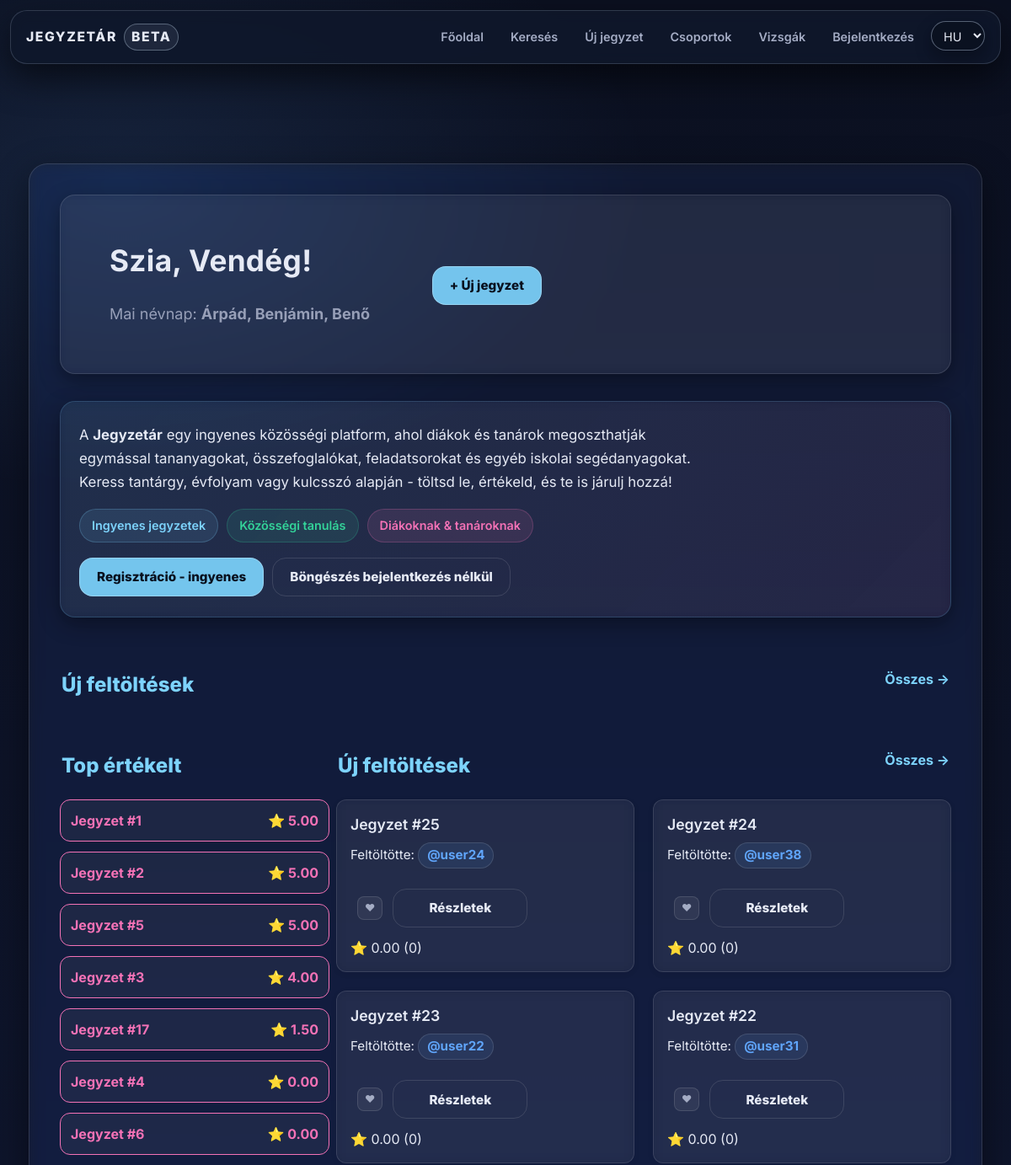
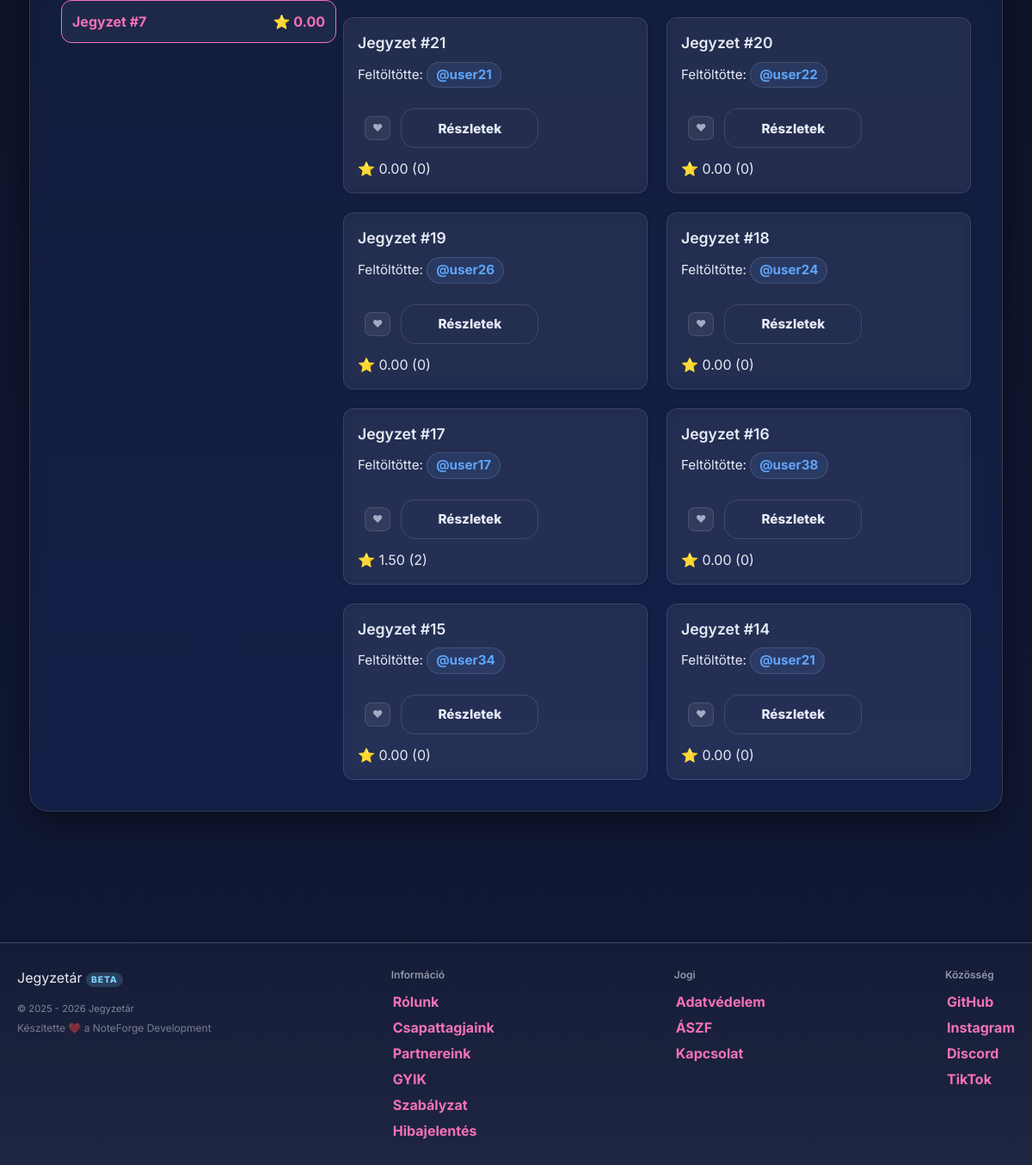
The page / on the database its author committed (2 pictures, top to bottom).
### tables this page shows
CREATE TABLE `namedays` (
  `id` int(11) NOT NULL,
  `datum` varchar(5) DEFAULT NULL,
  `nevek` varchar(255) DEFAULT NULL
);

CREATE TABLE `files` (
  `id` int(11) NOT NULL,
  `uploaded_by` int(11) DEFAULT NULL,
  `name` varchar(255) NOT NULL,
  `file_name` varchar(255) DEFAULT NULL,
  `description` text DEFAULT NULL,
  `file_path` varchar(1024) DEFAULT NULL,
  `tags` varchar(255) NOT NULL,
  `tn_name` varchar(255) DEFAULT NULL,
  `file_size` bigint(20) UNSIGNED DEFAULT NULL,
  `download_count` int(11) NOT NULL DEFAULT 0,
  `content_text` longtext DEFAULT NULL,
  `edu_stage` enum('hs','uni') DEFAULT NULL,
  `edu_level` tinyint(4) DEFAULT NULL,
  `external_url` varchar(255) NOT NULL,
  `content_type` enum('file','note') NOT NULL DEFAULT 'file',
  `note_markdown` mediumtext DEFAULT NULL,
  `note_excerpt` varchar(255) DEFAULT NULL
);

CREATE TABLE `users` (
  `id` int(11) NOT NULL,
  `lastname` varchar(100) DEFAULT NULL,
  `firstname` varchar(100) DEFAULT NULL,
  `username` varchar(50) NOT NULL,
  `birthdate` date DEFAULT NULL,
  `gender` varchar(10) DEFAULT NULL,
  `email` varchar(50) NOT NULL,
  `profile_picture` varchar(255) DEFAULT NULL,
  `password` varchar(255) NOT NULL,
  `security_question` varchar(255) NOT NULL,
  `security_answer` varchar(255) NOT NULL,
  `admin` tinyint(1) NOT NULL,
  `teacher` tinyint(1) DEFAULT NULL,
  `registration_date` datetime DEFAULT NULL,
  `language` varchar(5) NOT NULL DEFAULT 'hu',
  `oauth_provider` varchar(20) DEFAULT NULL,
  `oauth_sub` varchar(191) DEFAULT NULL,
  `email_verified` tinyint(1) NOT NULL DEFAULT 0,
  `bio` text DEFAULT NULL,
  `profile_theme` varchar(32) NOT NULL DEFAULT 'default',
  `twofa_enabled` tinyint(1) NOT NULL DEFAULT 0,
  `used_reg_code` varchar(64) DEFAULT NULL,
  `used_reg_code_at` datetime DEFAULT NULL,
  `show_fullname` tinyint(1) NOT NULL DEFAULT 1,
  `show_email` tinyint(1) NOT NULL DEFAULT 0,
  `show_birthdate` tinyint(1) NOT NULL DEFAULT 0
);

### assets/php/lang.php (called while the page is built, shortened)
<?php
    $supported_langs = ['hu', 'en', 'de'];
    if (isset($_GET['lang']) && in_array($_GET['lang'], $supported_langs, true)) {
        $lang = $_GET['lang'];
        $_SESSION['lang'] = $lang;
        if (!headers_sent()) {
            setcookie('lang', $lang, time() + 60*60*24*30, '/');
        }
    } else {
        if (isset($_SESSION['lang']) && in_array($_SESSION['lang'], $supported_langs, true)) {
            $lang = $_SESSION['lang'];
        } elseif (isset($_COOKIE['lang']) && in_array($_COOKIE['lang'], $supported_langs, true)) {
            $lang = $_COOKIE['lang'];
        } else {
            $lang = 'hu';
        }
    }
    $translations = [];
    if ($stmt = $conn->prepare("SELECT t_key, text FROM translations WHERE lang_code = ?")) {
        $stmt->bind_param('s', $lang);
        $stmt->execute();
        $result = $stmt->get_result();
        while ($row = $result->fetch_assoc()) {
            $translations[$row['t_key']] = $row['text'];
        }
    }
    if (!function_exists('t')) {
        function t(string $key): string
        {
            global $translations;
            return $translations[$key] ?? $key;
        }
    }

### assets/php/functions.php (called while the page is built, shortened)
<?php
    if (!function_exists('db_stmt')) {
        function db_stmt(mysqli $conn, string $sql, string $types = '', array $params = []): mysqli_stmt {
            $stmt = $conn->prepare($sql);
            if ($types !== '' && $params) {
                if (!$stmt->bind_param($types, ...$params)) {
                    db_log_error($conn, 'Paraméterek bind-elése sikertelen', $sql, $params);
                    throw new RuntimeException('Paraméterek bind-elése sikertelen: ' . $stmt->error);
                }
            }
            if (!$stmt->execute()) {
                db_log_error($conn, 'Végrehajtási hiba (execute)', $sql, $params);
                throw new RuntimeException('Végrehajtási hiba (execute): ' . $stmt->error);
            }
            return $stmt;
        }
    }
    if (!function_exists('db_query')) {
        function db_query(mysqli $conn, string $sql, string $types = '', array $params = []): mysqli_result
        {
            $stmt = db_stmt($conn, $sql, $types, $params);
            $result = $stmt->get_result();
            return $result;
        }
    }

### index.php (the view, shortened to what this page needs)
<?php
    require_once "assets/php/db.php";
    require_once "assets/php/lang.php";
    require_once "assets/php/functions.php";
    $user = null;
    $displayName   = $user['username'] ?? t('guest');
    $today = date("m-d");
    $nd = db_query($conn, "SELECT nevek FROM namedays WHERE datum = ? LIMIT 1", "s", [$today]);
    $nameday = ($nd && $nd->num_rows > 0) ? $nd->fetch_assoc()['nevek'] : t('nameday_none_today');
    $popular_sql = "SELECT f.*, IFNULL(AVG(r.rating),0) AS avg_rating, COUNT(r.id) AS rating_count FROM files f LEFT JOIN ratings r ON f.id = r.file_id GROUP BY f.id ORDER BY avg_rating DESC, rating_count DESC LIMIT 8";
    $popular_result = $conn->query($popular_sql);
    $latest_result = $conn->query("SELECT * FROM files ORDER BY id DESC LIMIT 12");
?>
<!DOCTYPE html>
<html lang="<?= htmlspecialchars($lang ?? 'hu') ?>">
<head>
    <link rel="stylesheet" href="assets/css/styles.css">
    <script src="https://cdn.jsdelivr.net/npm/@tailwindcss/browser@4"></script>
</head>
<body>
    <?php
        include 'assets/php/navbar.php';
    ?>
    <div class="content-wrapper w-full">
        <?php include "assets/php/ads.php"; ?>
        <div class="main w-full max-w-6xl mx-auto px-4 md:px-6 lg:px-8">
            <section class="hero card mb-6 md:mb-8">
                <div class="hero-body p-4 md:p-6 lg:p-10">
                    <div class="hero-text">
                        <h1 class="hero-title text-2xl md:text-3xl lg:text-4xl font-bold mb-2">
                            <?= t('hero_greeting') . " " . htmlspecialchars($displayName) ?>!
                        </h1>
                        <p class="hero-sub text-base md:text-lg opacity-90"><?= t('hero_nameday') ?>: <strong><?= htmlspecialchars($nameday) ?></strong></p>
                    </div>
                    <div class="hero-actions mt-4 md:mt-6 lg:mt-0">
                        <div class="hero-actions">
                            <a class="btn-cta text-base md:text-lg px-6 md:px-8 py-2 md:py-3" href="<?= $isLoggedIn ? 'upload.php' : 'reglog.php' ?>">
                                + <?= t('nav_upload') ?>
                            </a>
                        </div>
                    </div>
                </div>
            </section>
            <section class="card mb-6" style="background: linear-gradient(135deg, rgba(125,211,252,.08), rgba(244,114,182,.06)); border-color: rgba(125,211,252,.18);">
                <div style="padding: 8px 4px;">
                    <p style="margin: 0 0 18px; font-size: 1.05rem; color: var(--text); line-height: 1.65; max-width: 72ch;">
                        A <strong>Jegyzetár</strong> egy ingyenes közösségi platform, ahol diákok és tanárok megoszthatják egymással
                        tananyagokat, összefoglalókat, feladatsorokat és egyéb iskolai segédanyagokat.
                        Keress tantárgy, évfolyam vagy kulcsszó alapján - töltsd le, értékeld, és te is járulj hozzá!
                    </p>
                    <div style="display: flex; flex-wrap: wrap; gap: 10px;">
                        <div style="display: flex; align-items: center; gap: 8px; padding: 8px 14px; border-radius: 999px; background: rgba(125,211,252,.10); border: 1px solid rgba(125,211,252,.22); font-size: .9rem; font-weight: 600; color: var(--primary);">
                            Ingyenes jegyzetek
                        </div>
                        <div style="display: flex; align-items: center; gap: 8px; padding: 8px 14px; border-radius: 999px; background: rgba(52,211,153,.10); border: 1px solid rgba(52,211,153,.22); font-size: .9rem; font-weight: 600; color: var(--ok);">
                            Közösségi tanulás
                        </div>
                        <div style="display: flex; align-items: center; gap: 8px; padding: 8px 14px; border-radius: 999px; background: rgba(244,114,182,.10); border: 1px solid rgba(244,114,182,.22); font-size: .9rem; font-weight: 600; color: var(--accent);">
                            Diákoknak & tanároknak
                        </div>
                    </div>
                    <div style="margin-top: 18px; display: flex; gap: 10px; flex-wrap: wrap;">
                        <a href="reglog.php" class="btn-cta">Regisztráció - ingyenes</a>
                        <a href="search.php" class="btn-ghost">Böngészés bejelentkezés nélkül</a>
                    </div>
                </div>
            </section>
            <section class="content-main flex-1 min-w-0">
                <div class="section-titlebar flex justify-between items-center mb-4">
                    <h3 class="text-xl md:text-2xl"><?= t('home_new_uploads') ?></h3>
                    <a class="link-more" href="search.php?sort=new"><?= t('home_all_arrow') ?></a>
                </div>
            <?php if ($latest_result && $latest_result->num_rows > 0): ?>
                <div class="home-grid">
                    <section class="content-main flex-1 min-w-0">
                        <div class="section-titlebar flex justify-between items-center mb-4">
                            <h3 class="text-xl md:text-2xl"><?= t('home_new_uploads') ?></h3>
                            <a class="link-more" href="search.php?sort=new"><?= t('home_all_arrow') ?></a>
                        </div>
                        <div class="content-grid grid grid-cols-1 md:grid-cols-2 gap-4 md:gap-6">
                            <?php while ($file = $latest_result->fetch_assoc()):
                                $file_id = (int)$file['id'];
                                $uploaderRes = db_query($conn, "SELECT username FROM users WHERE id = ? LIMIT 1", "i", [(int)$file['uploaded_by']]);
                                $uploader = ($uploaderRes && $uploaderRes->num_rows) ? $uploaderRes->fetch_assoc() : ['username' => 'ismeretlen'];
                                $avgRes = db_query($conn, "SELECT AVG(rating) AS avg, COUNT(*) AS c FROM ratings WHERE file_id = ?", "i", [$file_id]);
                                $avg = "0.00";
                                $cnt = 0;
                                if ($avgRes && $avgRes->num_rows) {
                                    $d = $avgRes->fetch_assoc();
                                    $avg = number_format((float)($d['avg'] ?? 0), 2);
                                    $cnt = (int)($d['c'] ?? 0);
                                }
                                $is_favorite = false;
                            ?>
                            <article class="card note-card" id="file-<?= $file_id ?>">
                                <header class="note-header">
                                    <div class="card-title-group">
                                        <h4 class="entry-title"><?= htmlspecialchars($file['name'] ?? '') ?></h4>
                                        <p class="uploader-info">
                                            Feltöltötte:
                                            <a class="uploader-name" href="profile.php?user=<?= urlencode($uploader['username']) ?>">
                                                @<?= htmlspecialchars($uploader['username']) ?>
                                            </a>
                                        </p>
                                    </div>
                                </header>
                                <div class="card-actions">
                                    <?php if ($isLoggedIn && $currentUserId): ?>
                                        <form method="POST">
                                            <input type="hidden" name="favorite-btn" value="1">
                                            <input type="hidden" name="favorite_file_id" value="<?= $file_id ?>">
                                            <button type="submit" class="favorite-btn <?= $is_favorite ? 'favorited' : '' ?>">❤</button>
                                        </form>
                                    <?php else: ?>
                                        <a class="favorite-btn" href="reglog.php">❤</a>
                                    <?php endif; ?>
                                    <a href="note.php?id=<?= $file_id ?>" class="btn-sm btn-ghost">Részletek</a>
                                </div>
                                <div class="card-footer-meta">
                                    ⭐ <?= $avg ?> (<?= $cnt ?>)
                                </div>
                            </article>
                            <?php endwhile; ?>
                        </div>
                    </section>
                    <aside class="content-aside w-full lg:w-80 min-w-0">
                        <div class="section-titlebar mb-4">
                            <h3 class="text-xl md:text-2xl"><?= t('sidebar_top_rated') ?></h3>
                        </div>
                        <?php if ($popular_result && $popular_result->num_rows > 0): ?>
                            <div class="list-compact flex flex-col gap-3">
                                <?php while ($file = $popular_result->fetch_assoc()): ?>
                                    <a href="note.php?id=<?= $file['id'] ?>" class="popular-item-link block p-3 rounded-xl bg-white/5 hover:bg-white/10 border">
                                        <div class="flex justify-between">
                                            <span class="truncate"><?= htmlspecialchars($file['name']) ?></span>
                                            <span>⭐ <?= number_format((float)$file['avg_rating'], 2) ?></span>
                                        </div>
                                    </a>
                                <?php endwhile; ?>
                            </div>
                        <?php endif; ?>
                    </aside>
                </div>
            <?php endif; ?>
        </div>
    </div>
    <?php include 'assets/php/footer.php'; ?>
    </body>
</html>

### rows shown on the page
namedays: nevek "Árpád, Benjámin, Benő"
files: name "Jegyzet #25", users.username "user24", avg "0.00", cnt "0"
files: name "Jegyzet #24", users.username "user38", avg "0.00", cnt "0"
files: name "Jegyzet #23", users.username "user22", avg "0.00", cnt "0"
files: name "Jegyzet #22", users.username "user31", avg "0.00", cnt "0"
files: name "Jegyzet #21", users.username "user21", avg "0.00", cnt "0"
files: name "Jegyzet #20", users.username "user22", avg "0.00", cnt "0"
files: name "Jegyzet #19", users.username "user26", avg "0.00", cnt "0"
files: name "Jegyzet #18", users.username "user24", avg "0.00", cnt "0"
files: name "Jegyzet #17", users.username "user17", avg "1.50", cnt "2", avg_rating "1.50"
files: name "Jegyzet #16", users.username "user38", avg "0.00", cnt "0"
files: name "Jegyzet #15", users.username "user34", avg "0.00", cnt "0"
files: name "Jegyzet #14", users.username "user21", avg "0.00", cnt "0"
files: name "Jegyzet #1", avg_rating "5.00"
files: name "Jegyzet #2", avg_rating "5.00"
files: name "Jegyzet #5", avg_rating "5.00"
files: name "Jegyzet #3", avg_rating "4.00"
files: name "Jegyzet #4", avg_rating "0.00"
files: name "Jegyzet #6", avg_rating "0.00"
files: name "Jegyzet #7", avg_rating "0.00"

### other values the page prints
t('nav_home') "Főoldal"
t('nav_search') "Keresés"
t('nav_upload') "Új jegyzet"
t('nav_groups') "Csoportok"
t('nav_exams') "Vizsgák"
t('nav_login') "Bejelentkezés"
t('hero_greeting') "Szia,"
$displayName "Vendég"
t('hero_nameday') "Mai névnap"
t('home_new_uploads') "Új feltöltések"
t('home_all_arrow') "Összes →"
t('sidebar_top_rated') "Top értékelt"
t('footer_built_with') "Készítette ❤️ a NoteForge Development"
t('footer_group_info') "Információ"
t('footer_link_about') "Rólunk"
